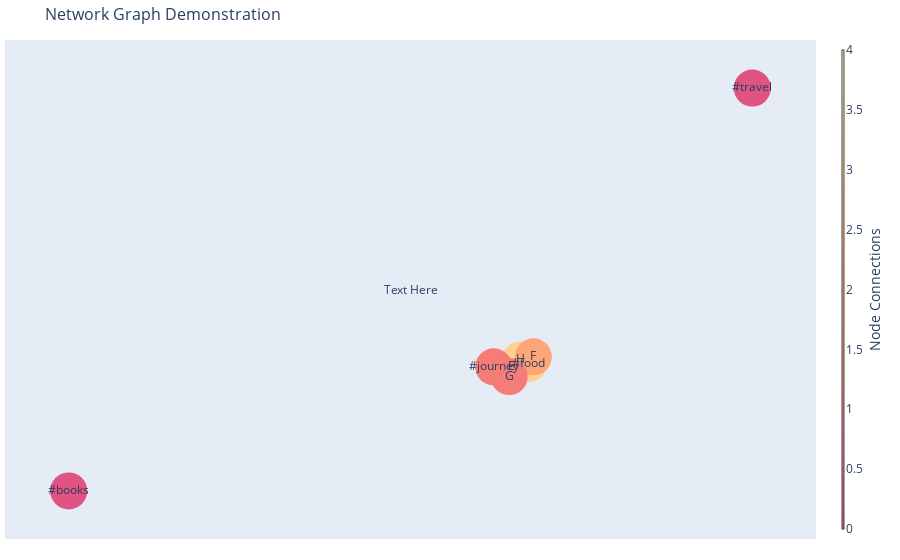

Write notebook code for a chart like this one.
### Code cell
title = "Network Graph Demonstration"
fig = go.Figure(data=[edge_trace, node_trace],
                layout=go.Layout(
                title=title,
                titlefont=dict(size=16),
                showlegend=False,
                hovermode='closest',
                margin=dict(b=21, l=5, r=5, t=40),
                annotations=[dict(
                    text="Text Here",
                    showarrow=False,
                    xref="paper", yref="paper")],
                xaxis=dict(showgrid=False, zeroline=False,
                           showticklabels=False, mirror=True),
                yaxis=dict(showgrid=False, zeroline=False, showticklabels=False, mirror=True)))
fig.show()

### Figure 1 — Plotly figure (JSON) as saved in the notebook; plotly's stock layout.template omitted (floating-point values rounded to 4 significant figures)
{"data": [{"hoverinfo": "none", "line": {"color": "#888", "width": 0.5}, "mode": "lines", "type": "scatter", "x": [0.0919, 0.07316, null, 0.0919, 0.05232, null, 0.0919, 0.1035, null, 0.05232, 0.07316, null, 0.05232, 0.04616, null, 0.05232, 0.009405, null, 0.07316, 0.1035, null], "y": [-0.062, -0.04899, null, -0.062, -0.07578, null, -0.062, -0.03778, null, -0.07578, -0.04899, null, -0.07578, -0.1086, null, -0.07578, -0.07372, null, -0.04899, -0.03778, null]}, {"hoverinfo": "text", "marker": {"color": [3, 4, 3, 0, 2, 1, 0, 1], "colorbar": {"thickness": 1, "title": {"side": "right", "text": "Node Connections"}, "xanchor": "left"}, "colorscale": [[0, "rgb(254, 246, 181)"], [0.1667, "rgb(255, 221, 154)"], [0.3333, "rgb(255, 194, 133)"], [0.5, "rgb(255, 166, 121)"], [0.6667, "rgb(250, 138, 118)"], [0.8333, "rgb(241, 109, 122)"], [1, "rgb(225, 83, 131)"]], "line": {"width": 0}, "reversescale": true, "showscale": true, "size": 37}, "mode": "markers+text", "text": ["#food", "E", "H", "#travel", "F", "#journey", "#books", "G"], "type": "scatter", "x": [0.0919, 0.05232, 0.07316, 0.6235, 0.1035, 0.009405, -1, 0.04616], "y": [-0.062, -0.07578, -0.04899, 0.9253, -0.03778, -0.07372, -0.5185, -0.1086]}], "layout": {"annotations": [{"showarrow": false, "text": "Text Here", "xref": "paper", "yref": "paper"}], "hovermode": "closest", "margin": {"b": 21, "l": 5, "r": 5, "t": 40}, "showlegend": false, "title": {"font": {"size": 16}, "text": "Network Graph Demonstration"}, "xaxis": {"mirror": true, "showgrid": false, "showticklabels": false, "zeroline": false}, "yaxis": {"mirror": true, "showgrid": false, "showticklabels": false, "zeroline": false}}}
